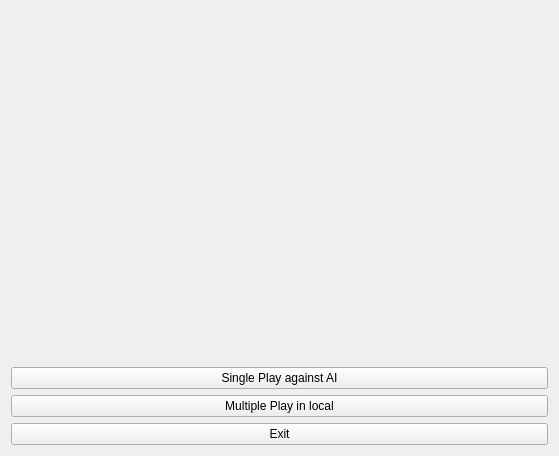
<?xml version="1.0" encoding="UTF-8"?>
<ui version="4.0">
 <class>StartScene</class>
 <widget class="QWidget" name="StartScene">
  <property name="geometry">
   <rect>
    <x>0</x>
    <y>0</y>
    <width>559</width>
    <height>456</height>
   </rect>
  </property>
  <property name="sizePolicy">
   <sizepolicy hsizetype="Expanding" vsizetype="Expanding">
    <horstretch>1</horstretch>
    <verstretch>1</verstretch>
   </sizepolicy>
  </property>
  <property name="windowTitle">
   <string>Form</string>
  </property>
  <layout class="QGridLayout" name="gridLayout">
   <item row="1" column="0">
    <layout class="QVBoxLayout" name="verticalLayout" stretch="0,0,1,0">
     <property name="sizeConstraint">
      <enum>QLayout::SizeConstraint::SetDefaultConstraint</enum>
     </property>
     <item>
      <widget class="QLabel" name="logo">
       <property name="text">
        <string/>
       </property>
       <property name="pixmap">
        <pixmap resource="../Resources.qrc">:/ui/Resources/hive_logo.png</pixmap>
       </property>
       <property name="alignment">
        <set>Qt::AlignmentFlag::AlignCenter</set>
       </property>
      </widget>
     </item>
     <item>
      <widget class="QPushButton" name="singlePlayBtn">
       <property name="text">
        <string>Single Play against AI</string>
       </property>
      </widget>
     </item>
     <item>
      <widget class="QPushButton" name="multiplePlayBtn">
       <property name="text">
        <string>Multiple Play in local</string>
       </property>
      </widget>
     </item>
     <item>
      <widget class="QPushButton" name="exitGameBtn">
       <property name="text">
        <string>Exit</string>
       </property>
      </widget>
     </item>
    </layout>
   </item>
  </layout>
 </widget>
 <resources>
  <include location="../Resources.qrc"/>
 </resources>
 <connections/>
</ui>
